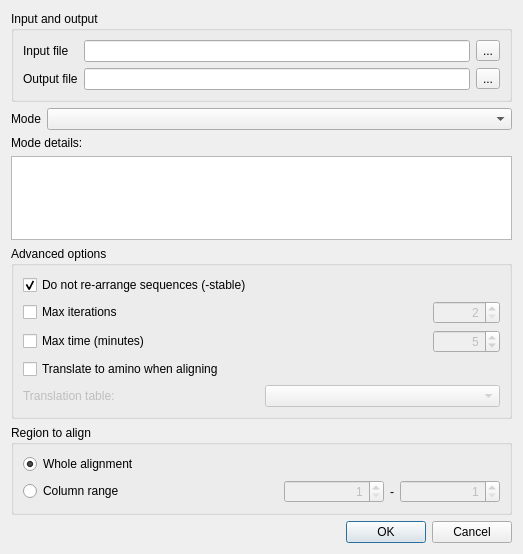
<?xml version="1.0" encoding="UTF-8"?>
<ui version="4.0">
 <class>MuscleAlignmentDialog</class>
 <widget class="QDialog" name="MuscleAlignmentDialog">
  <property name="geometry">
   <rect>
    <x>0</x>
    <y>0</y>
    <width>523</width>
    <height>554</height>
   </rect>
  </property>
  <property name="minimumSize">
   <size>
    <width>523</width>
    <height>0</height>
   </size>
  </property>
  <property name="windowTitle">
   <string>Align with MUSCLE</string>
  </property>
  <layout class="QVBoxLayout" name="verticalLayout_2">
   <item>
    <layout class="QVBoxLayout" name="verticalLayout">
     <item>
      <widget class="QGroupBox" name="inputGroupBox">
       <property name="title">
        <string>Input and output</string>
       </property>
       <layout class="QGridLayout" name="gridLayout_2">
        <item row="0" column="0">
         <layout class="QGridLayout" name="gridLayout">
          <item row="0" column="0">
           <widget class="QLabel" name="label_5">
            <property name="text">
             <string>Input file</string>
            </property>
           </widget>
          </item>
          <item row="0" column="1">
           <widget class="QLineEdit" name="inputFileLineEdit"/>
          </item>
          <item row="0" column="2">
           <widget class="QToolButton" name="inputFilePathButton">
            <property name="text">
             <string>...</string>
            </property>
           </widget>
          </item>
          <item row="1" column="0">
           <widget class="QLabel" name="label_6">
            <property name="text">
             <string>Output file</string>
            </property>
           </widget>
          </item>
          <item row="1" column="1">
           <widget class="QLineEdit" name="outputFileLineEdit"/>
          </item>
          <item row="1" column="2">
           <widget class="QToolButton" name="outputFilePathButton">
            <property name="text">
             <string>...</string>
            </property>
           </widget>
          </item>
         </layout>
        </item>
       </layout>
      </widget>
     </item>
     <item>
      <layout class="QGridLayout" name="gridLayout_3">
       <item row="0" column="0">
        <widget class="QLabel" name="label">
         <property name="sizePolicy">
          <sizepolicy hsizetype="Maximum" vsizetype="Preferred">
           <horstretch>0</horstretch>
           <verstretch>0</verstretch>
          </sizepolicy>
         </property>
         <property name="text">
          <string>Mode</string>
         </property>
        </widget>
       </item>
       <item row="0" column="1">
        <widget class="QComboBox" name="confBox"/>
       </item>
      </layout>
     </item>
     <item>
      <widget class="QLabel" name="label_3">
       <property name="text">
        <string>Mode details:</string>
       </property>
      </widget>
     </item>
     <item>
      <widget class="QTextEdit" name="confEdit">
       <property name="sizePolicy">
        <sizepolicy hsizetype="Expanding" vsizetype="Expanding">
         <horstretch>0</horstretch>
         <verstretch>0</verstretch>
        </sizepolicy>
       </property>
       <property name="readOnly">
        <bool>true</bool>
       </property>
      </widget>
     </item>
     <item>
      <widget class="QGroupBox" name="groupBox_2">
       <property name="title">
        <string>Advanced options</string>
       </property>
       <layout class="QGridLayout" name="gridLayout_9">
        <item row="0" column="0">
         <layout class="QGridLayout" name="gridLayout_8">
          <item row="0" column="0">
           <widget class="QCheckBox" name="stableCB">
            <property name="text">
             <string>Do not re-arrange sequences (-stable)</string>
            </property>
            <property name="checked">
             <bool>true</bool>
            </property>
           </widget>
          </item>
          <item row="1" column="0">
           <layout class="QGridLayout" name="gridLayout_7">
            <item row="0" column="0">
             <widget class="QCheckBox" name="maxItersCheckBox">
              <property name="enabled">
               <bool>true</bool>
              </property>
              <property name="text">
               <string>Max iterations</string>
              </property>
             </widget>
            </item>
            <item row="0" column="1">
             <spacer name="horizontalSpacer_3">
              <property name="orientation">
               <enum>Qt::Horizontal</enum>
              </property>
              <property name="sizeHint" stdset="0">
               <size>
                <width>108</width>
                <height>17</height>
               </size>
              </property>
             </spacer>
            </item>
            <item row="0" column="2">
             <widget class="QSpinBox" name="maxItersSpinBox">
              <property name="enabled">
               <bool>false</bool>
              </property>
              <property name="alignment">
               <set>Qt::AlignRight|Qt::AlignTrailing|Qt::AlignVCenter</set>
              </property>
              <property name="minimum">
               <number>2</number>
              </property>
              <property name="maximum">
               <number>1000000000</number>
              </property>
             </widget>
            </item>
           </layout>
          </item>
          <item row="2" column="0">
           <layout class="QGridLayout" name="gridLayout_6">
            <item row="0" column="0">
             <widget class="QCheckBox" name="maxMinutesCheckBox">
              <property name="enabled">
               <bool>true</bool>
              </property>
              <property name="text">
               <string>Max time (minutes)</string>
              </property>
             </widget>
            </item>
            <item row="0" column="1">
             <spacer name="horizontalSpacer_4">
              <property name="orientation">
               <enum>Qt::Horizontal</enum>
              </property>
              <property name="sizeHint" stdset="0">
               <size>
                <width>108</width>
                <height>20</height>
               </size>
              </property>
             </spacer>
            </item>
            <item row="0" column="2">
             <widget class="QSpinBox" name="maxMinutesSpinBox">
              <property name="enabled">
               <bool>false</bool>
              </property>
              <property name="alignment">
               <set>Qt::AlignRight|Qt::AlignTrailing|Qt::AlignVCenter</set>
              </property>
              <property name="suffix">
               <string/>
              </property>
              <property name="minimum">
               <number>1</number>
              </property>
              <property name="maximum">
               <number>1000000000</number>
              </property>
              <property name="value">
               <number>5</number>
              </property>
             </widget>
            </item>
           </layout>
          </item>
          <item row="3" column="0">
           <widget class="QCheckBox" name="translateCheckBox">
            <property name="toolTip">
             <string>Translating alignment to amino allows to avoid errors of inserting gaps within codon boundaries.</string>
            </property>
            <property name="text">
             <string>Translate to amino when aligning</string>
            </property>
           </widget>
          </item>
          <item row="4" column="0">
           <layout class="QGridLayout" name="gridLayout_5">
            <item row="0" column="0">
             <widget class="QLabel" name="label_4">
              <property name="enabled">
               <bool>false</bool>
              </property>
              <property name="text">
               <string>Translation table:</string>
              </property>
             </widget>
            </item>
            <item row="0" column="1">
             <widget class="QComboBox" name="translationTableBox">
              <property name="enabled">
               <bool>false</bool>
              </property>
             </widget>
            </item>
           </layout>
          </item>
         </layout>
        </item>
       </layout>
      </widget>
     </item>
     <item>
      <widget class="QGroupBox" name="groupBox">
       <property name="title">
        <string>Region to align</string>
       </property>
       <layout class="QGridLayout" name="gridLayout_12">
        <item row="0" column="0" rowspan="3" colspan="2">
         <layout class="QGridLayout" name="gridLayout_11">
          <item row="0" column="0">
           <widget class="QRadioButton" name="wholeRangeRB">
            <property name="text">
             <string>Whole alignment</string>
            </property>
            <property name="checked">
             <bool>true</bool>
            </property>
           </widget>
          </item>
          <item row="1" column="0">
           <layout class="QGridLayout" name="gridLayout_10">
            <item row="0" column="0">
             <widget class="QRadioButton" name="customRangeRB">
              <property name="enabled">
               <bool>true</bool>
              </property>
              <property name="text">
               <string>Column range</string>
              </property>
              <property name="checkable">
               <bool>true</bool>
              </property>
             </widget>
            </item>
            <item row="0" column="1">
             <spacer name="horizontalSpacer_2">
              <property name="orientation">
               <enum>Qt::Horizontal</enum>
              </property>
              <property name="sizeHint" stdset="0">
               <size>
                <width>40</width>
                <height>20</height>
               </size>
              </property>
             </spacer>
            </item>
            <item row="0" column="2">
             <widget class="QSpinBox" name="rangeStartSB">
              <property name="enabled">
               <bool>false</bool>
              </property>
              <property name="minimumSize">
               <size>
                <width>100</width>
                <height>0</height>
               </size>
              </property>
              <property name="alignment">
               <set>Qt::AlignRight|Qt::AlignTrailing|Qt::AlignVCenter</set>
              </property>
              <property name="minimum">
               <number>1</number>
              </property>
              <property name="maximum">
               <number>100000000</number>
              </property>
             </widget>
            </item>
            <item row="0" column="4">
             <widget class="QSpinBox" name="rangeEndSB">
              <property name="enabled">
               <bool>false</bool>
              </property>
              <property name="minimumSize">
               <size>
                <width>100</width>
                <height>0</height>
               </size>
              </property>
              <property name="alignment">
               <set>Qt::AlignRight|Qt::AlignTrailing|Qt::AlignVCenter</set>
              </property>
              <property name="minimum">
               <number>1</number>
              </property>
              <property name="maximum">
               <number>100000000</number>
              </property>
             </widget>
            </item>
            <item row="0" column="3">
             <widget class="QLabel" name="label_2">
              <property name="text">
               <string>-</string>
              </property>
              <property name="alignment">
               <set>Qt::AlignCenter</set>
              </property>
             </widget>
            </item>
           </layout>
          </item>
         </layout>
        </item>
       </layout>
      </widget>
     </item>
    </layout>
   </item>
   <item>
    <widget class="QDialogButtonBox" name="buttonBox">
     <property name="standardButtons">
      <set>QDialogButtonBox::Cancel|QDialogButtonBox::Ok</set>
     </property>
    </widget>
   </item>
  </layout>
 </widget>
 <resources/>
 <connections>
  <connection>
   <sender>translateCheckBox</sender>
   <signal>toggled(bool)</signal>
   <receiver>translationTableBox</receiver>
   <slot>setEnabled(bool)</slot>
   <hints>
    <hint type="sourcelabel">
     <x>109</x>
     <y>362</y>
    </hint>
    <hint type="destinationlabel">
     <x>155</x>
     <y>388</y>
    </hint>
   </hints>
  </connection>
  <connection>
   <sender>translateCheckBox</sender>
   <signal>toggled(bool)</signal>
   <receiver>label_4</receiver>
   <slot>setEnabled(bool)</slot>
   <hints>
    <hint type="sourcelabel">
     <x>109</x>
     <y>362</y>
    </hint>
    <hint type="destinationlabel">
     <x>63</x>
     <y>388</y>
    </hint>
   </hints>
  </connection>
  <connection>
   <sender>maxItersCheckBox</sender>
   <signal>clicked(bool)</signal>
   <receiver>maxItersSpinBox</receiver>
   <slot>setEnabled(bool)</slot>
   <hints>
    <hint type="sourcelabel">
     <x>27</x>
     <y>185</y>
    </hint>
    <hint type="destinationlabel">
     <x>143</x>
     <y>184</y>
    </hint>
   </hints>
  </connection>
  <connection>
   <sender>maxMinutesCheckBox</sender>
   <signal>clicked(bool)</signal>
   <receiver>maxMinutesSpinBox</receiver>
   <slot>setEnabled(bool)</slot>
   <hints>
    <hint type="sourcelabel">
     <x>28</x>
     <y>211</y>
    </hint>
    <hint type="destinationlabel">
     <x>120</x>
     <y>214</y>
    </hint>
   </hints>
  </connection>
  <connection>
   <sender>customRangeRB</sender>
   <signal>toggled(bool)</signal>
   <receiver>rangeEndSB</receiver>
   <slot>setEnabled(bool)</slot>
   <hints>
    <hint type="sourcelabel">
     <x>84</x>
     <y>309</y>
    </hint>
    <hint type="destinationlabel">
     <x>484</x>
     <y>310</y>
    </hint>
   </hints>
  </connection>
  <connection>
   <sender>customRangeRB</sender>
   <signal>toggled(bool)</signal>
   <receiver>rangeStartSB</receiver>
   <slot>setEnabled(bool)</slot>
   <hints>
    <hint type="sourcelabel">
     <x>84</x>
     <y>309</y>
    </hint>
    <hint type="destinationlabel">
     <x>368</x>
     <y>310</y>
    </hint>
   </hints>
  </connection>
  <connection>
   <sender>buttonBox</sender>
   <signal>accepted()</signal>
   <receiver>MuscleAlignmentDialog</receiver>
   <slot>accept()</slot>
   <hints>
    <hint type="sourcelabel">
     <x>261</x>
     <y>473</y>
    </hint>
    <hint type="destinationlabel">
     <x>261</x>
     <y>246</y>
    </hint>
   </hints>
  </connection>
  <connection>
   <sender>buttonBox</sender>
   <signal>rejected()</signal>
   <receiver>MuscleAlignmentDialog</receiver>
   <slot>reject()</slot>
   <hints>
    <hint type="sourcelabel">
     <x>261</x>
     <y>473</y>
    </hint>
    <hint type="destinationlabel">
     <x>261</x>
     <y>246</y>
    </hint>
   </hints>
  </connection>
 </connections>
</ui>
